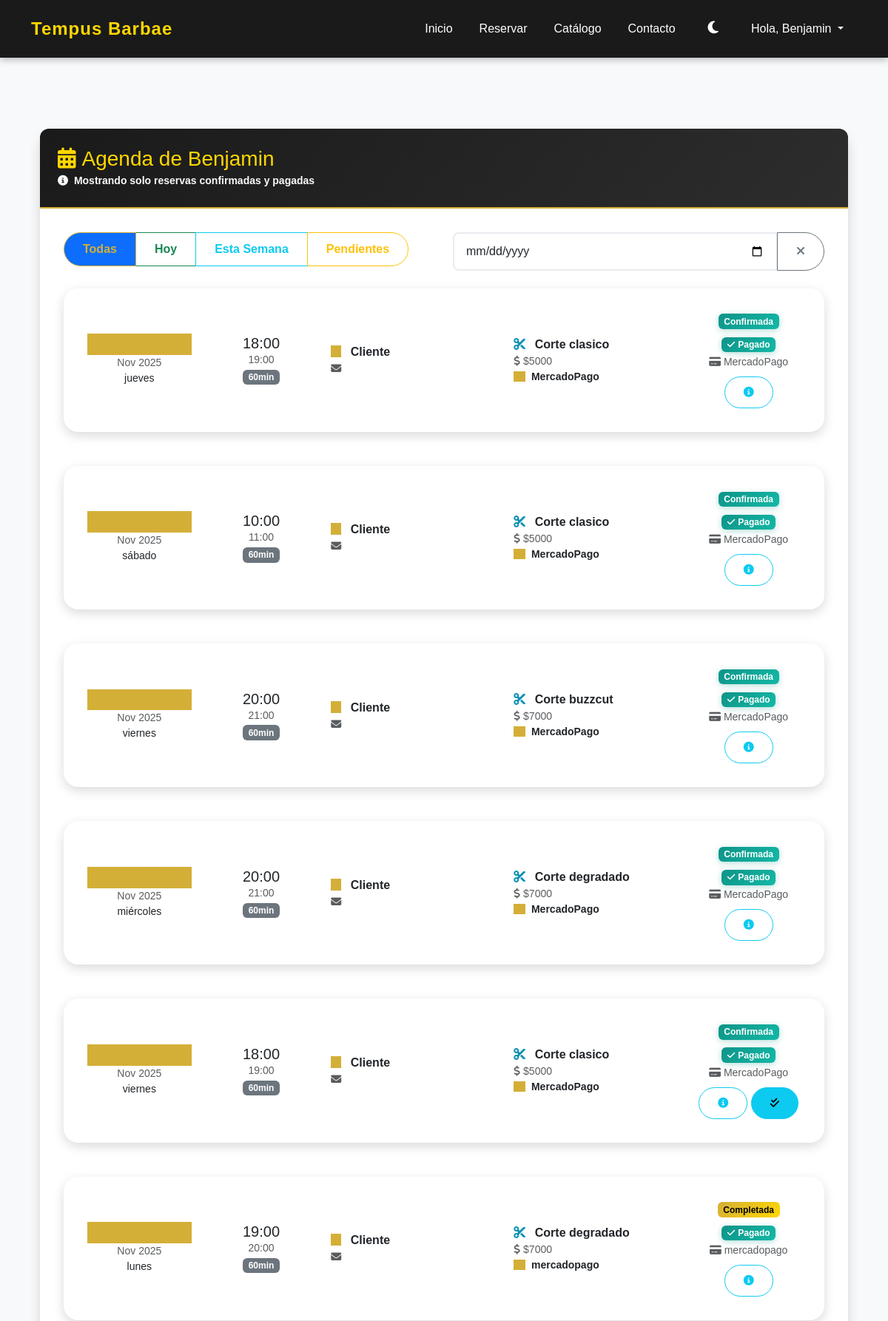
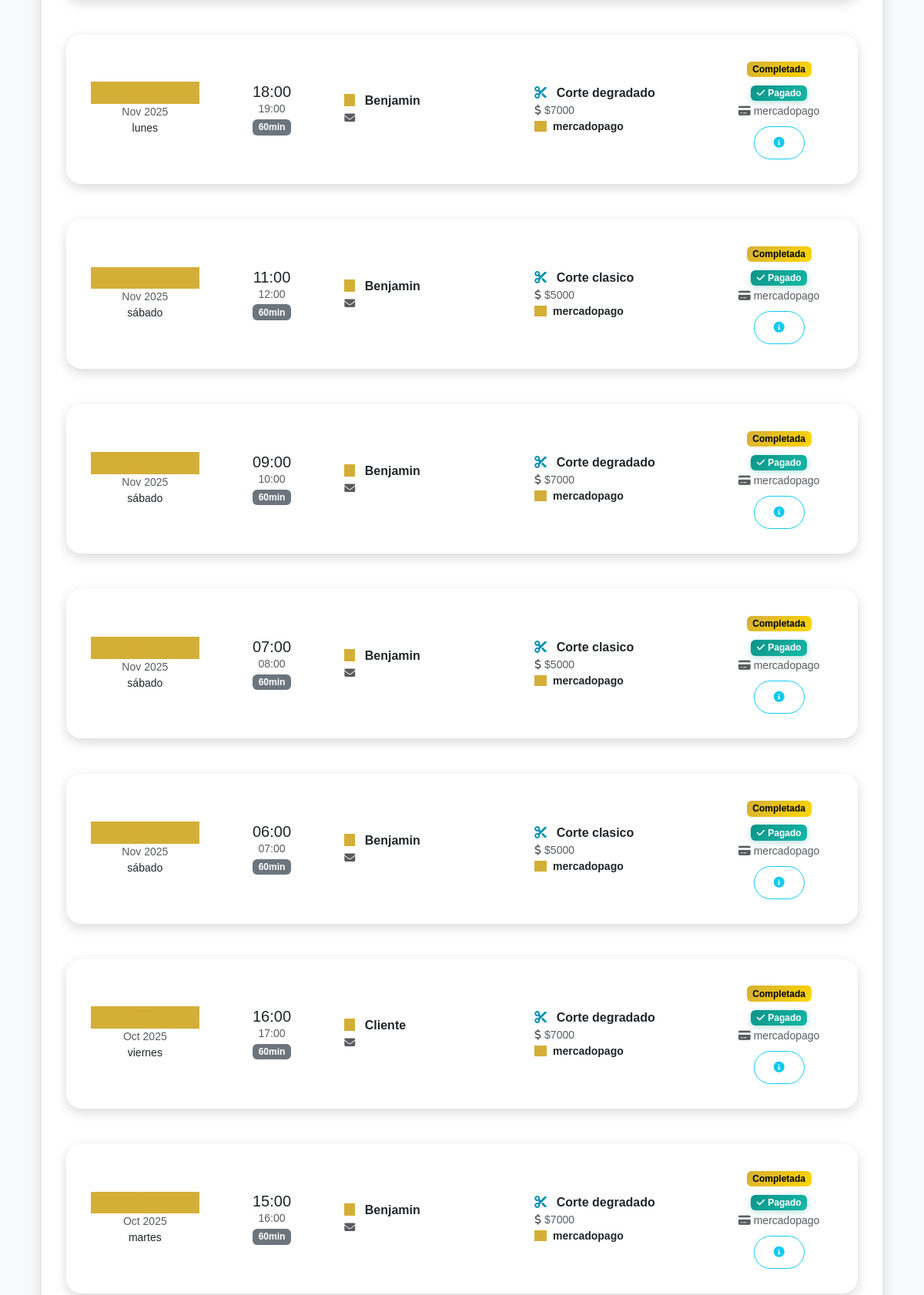
/agenda-barbero/ (signed in, upper part), run on the app's committed database (2 pictures, top to bottom).
### agendabarber/models.py (models this page shows, shortened)
class Barbero(models.Model):
    usuario = models.OneToOneField(User, on_delete=models.CASCADE, null=True, blank=True,
                                   help_text="Usuario asociado a este barbero")
    nombre = models.CharField(max_length=100)
    experiencia = models.PositiveIntegerField(help_text="Años de experiencia")
    foto = models.ImageField(upload_to='barberos/', null=True, blank=True)

class Reserva(models.Model):
    cliente = models.ForeignKey(User, on_delete=models.CASCADE)
    barbero = models.ForeignKey(Barbero, on_delete=models.CASCADE)
    servicio = models.ForeignKey(Servicio, on_delete=models.CASCADE)
    inicio = models.DateTimeField(help_text="Hora de inicio de la reserva")
    fin = models.DateTimeField(null=True, blank=True)
    pagado = models.BooleanField(default=False)  # Changed: Now requires payment confirmation
    payment_method = models.CharField(max_length=50, default='mercadopago',
                                     help_text="Método de pago utilizado")
    estado = models.CharField(max_length=20, choices=ESTADO_CHOICES, default='Pendiente')  # Pendiente hasta que pase la hora
    objects = ReservaManager()  # Manager personalizado

class Servicio(models.Model):
    nombre = models.CharField(max_length=100)
    descripcion = models.TextField(blank=True)
    precio = models.PositiveIntegerField()
    duracion_minutos = models.PositiveIntegerField(
        default=60,
        help_text="Duración del servicio en minutos"
    )
    imagen = models.ImageField(upload_to='servicios/', null=True, blank=True)

### agendabarber/views.py (the view)
# urls.py: path('agenda-barbero/', views.agenda_barbero, name='agenda_barbero'),
def agenda_barbero(request):
    if not request.user.is_authenticated:
        return redirect('login')
    try:
        barbero = Barbero.objects.get(usuario=request.user)
    except Barbero.DoesNotExist:
        messages.error(request, 'No tienes permisos de barbero. Contacta al administrador.')
        return redirect('inicio')
    reservas = Reserva.objects.filter(
        barbero=barbero,
        estado__in=['Confirmada', 'Completada'],  # Solo reservas confirmadas o completadas
        pagado=True  # Solo reservas pagadas
    ).select_related('cliente', 'servicio').order_by('-inicio')
    hoy = date.today()
    reservas_hoy = reservas.filter(inicio__date=hoy).count()
    reservas_pendientes = reservas.filter(estado='Pendiente').count()
    reservas_confirmadas = reservas.filter(estado='Confirmada').count()
    primer_dia_mes = hoy.replace(day=1)
    ingresos_mes = reservas.filter(
        inicio__date__gte=primer_dia_mes,
        estado='Completada',
        pagado=True
    ).aggregate(
        total=models.Sum('servicio__precio')
    )['total'] or 0
    context = {
        'reservas': reservas,
        'barbero': barbero,
        'today': hoy.isoformat(),
        'reservas_hoy': reservas_hoy,
        'reservas_pendientes': reservas_pendientes,
        'reservas_confirmadas': reservas_confirmadas,
        'ingresos_mes': ingresos_mes,
    }
    return render(request, 'agenda_barbero.html', context)

### agendabarber/templates/agenda_barbero.html (shortened to what this page needs)
{% extends "base.html" %}
{% load static %}
{% block content %}
<div class="container my-5">
    <div class="row">
        <div class="col-12">
            <div class="card shadow">
                <div class="card-header bg-dark text-white">
                    <h3 class="mb-0">
                        <i class="fas fa-calendar-alt me-2"></i>Agenda de {{ barbero.nombre }}
                    </h3>
                    <small class="text-light">
                        <i class="fas fa-info-circle me-1"></i>
                        Mostrando solo reservas confirmadas y pagadas
                    </small>
                </div>
                <div class="card-body">
                    {% if reservas %}
                    <div class="row mb-4">
                        <div class="col-md-6">
                            <div class="btn-group" role="group">
                                <button type="button" class="btn btn-outline-primary active"
                                    onclick="filtrarReservas('todas')">
                                    Todas
                                </button>
                                <button type="button" class="btn btn-outline-success" onclick="filtrarReservas('hoy')">
                                    Hoy
                                </button>
                                <button type="button" class="btn btn-outline-info" onclick="filtrarReservas('semana')">
                                    Esta Semana
                                </button>
                                <button type="button" class="btn btn-outline-warning"
                                    onclick="filtrarReservas('pendientes')">
                                    Pendientes
                                </button>
                            </div>
                        </div>
                        <div class="col-md-6 text-end">
                            <div class="input-group">
                                <input type="date" class="form-control" id="filtroFecha" onchange="filtrarPorFecha()">
                                <button class="btn btn-outline-secondary" onclick="limpiarFiltros()">
                                    <i class="fas fa-times"></i>
                                </button>
                            </div>
                        </div>
                    </div>
                    <div class="row" id="listaReservas">
                        {% for reserva in reservas %}
                        <div class="col-12 mb-3 reserva-item" data-fecha="{{ reserva.inicio|date:'Y-m-d' }}"
                            data-estado="{{ reserva.estado }}" data-hoy="{% now 'Y-m-d' %}">
                            <div class="card {% if reserva.inicio|date:'Y-m-d' == today %}border-primary{% endif %}">
                                <div class="card-body">
                                    <div class="row align-items-center">
                                        <div class="col-md-2">
                                            <div class="text-center">
                                                <div class="h4 mb-0 text-primary">{{ reserva.inicio|date:"d" }}</div>
                                                <div class="small text-muted">{{ reserva.inicio|date:"M Y" }}</div>
                                                <div class="small">{{ reserva.inicio|date:"l" }}</div>
                                            </div>
                                        </div>
                                        <div class="col-md-2">
                                            <div class="text-center">
                                                <div class="h5 mb-0">{{ reserva.inicio|date:"H:i" }}</div>
                                                <div class="small text-muted">{{ reserva.fin|date:"H:i" }}</div>
                                                <span class="badge bg-secondary">{{ reserva.servicio.duracion_minutos }}min</span>
                                            </div>
                                        </div>
                                        <div class="col-md-3">
                                            <div>
                                                <i class="fas fa-user text-primary me-2"></i>
                                                <strong>{{ reserva.cliente.get_full_name|default:reserva.cliente.username }}</strong>
                                            </div>
                                            <div class="small text-muted">
                                                <i class="fas fa-envelope me-1"></i>{{ reserva.cliente.email }}
                                            </div>
                                        </div>
                                        <div class="col-md-3">
                                            <div>
                                                <i class="fas fa-scissors text-success me-2"></i>
                                                <strong>{{ reserva.servicio.nombre }}</strong>
                                            </div>
                                            <div class="small text-muted">
                                                <i class="fas fa-dollar-sign me-1"></i>${{ reserva.servicio.precio|floatformat:0 }}
                                            </div>
                                            <div class="small">
                                                <i class="fas fa-credit-card me-1 text-primary"></i>
                                                <strong>{{ reserva.payment_method|default:"MercadoPago" }}</strong>
                                            </div>
                                        </div>
                                        <div class="col-md-2">
                                            <div class="text-center">
                                                <span
                                                    class="badge {% if reserva.estado == 'Confirmada' %}bg-success{% elif reserva.estado == 'Pendiente' %}bg-warning{% elif reserva.estado == 'Cancelada' %}bg-danger{% else %}bg-info{% endif %} mb-2">
                                                    {{ reserva.estado }}
                                                </span>
                                                <br>
                                                {% if reserva.pagado %}
                                                <span class="badge bg-success">
                                                    <i class="fas fa-check me-1"></i>Pagado
                                                </span>
                                                <br>
                                                <small class="text-muted">
                                                    <i class="fas fa-credit-card me-1"></i>{{ reserva.payment_method|default:"MercadoPago" }}
                                                </small>
                                                {% else %}
                                                <span class="badge bg-secondary">
                                                    <i class="fas fa-clock me-1"></i>Pendiente
                                                </span>
                                                {% endif %}
                                                <div class="mt-2">
                                                    <button class="btn btn-outline-info btn-sm"
                                                            onclick="showPaymentDetails('{{ reserva.id }}')"
                                                            title="Ver detalles del pago">
                                                        <i class="fas fa-info-circle"></i>
                                                    </button>
                                                    {% if reserva.estado == 'Pendiente' %}
                                                        <button class="btn btn-success btn-sm" onclick="confirmarReserva('{{ reserva.id }}')">
                                                            <i class="fas fa-check"></i>
                                                        </button>
                                                        <button class="btn btn-danger btn-sm" onclick="cancelarReserva('{{ reserva.id }}')">
                                                            <i class="fas fa-times"></i>
                                                        </button>
                                                    {% elif reserva.estado == 'Confirmada' and reserva.inicio|date:'Y-m-d' <= today %}
                                                        <button class="btn btn-info btn-sm" onclick="completarReserva('{{ reserva.id }}')">
                                                            <i class="fas fa-check-double"></i>
                                                        </button>
                                                    {% endif %}
                                                </div>
                                        </div>
                                    </div>
                                </div>
                            </div>
                        </div>
                    </div>
                    {% endfor %}
                </div>
                {% else %}
                <div class="text-center py-5">
                    <i class="fas fa-calendar-times fa-3x text-muted mb-3"></i>
                    <h4 class="text-muted">No tienes reservas aún</h4>
                    <p class="text-muted">Las reservas de tus clientes aparecerán aquí.</p>
                </div>
                {% endif %}
            </div>
        </div>
    </div>
</div>
</div>
{% endblock %}

### agendabarber/templates/base.html (shortened to what this page needs)
{% load static %}
<!DOCTYPE html>
<html lang="es">
<head>
    <link href="https://cdn.jsdelivr.net/npm/bootstrap@5.3.3/dist/css/bootstrap.min.css" rel="stylesheet">
    <link rel="stylesheet" href="https://cdn.jsdelivr.net/npm/flatpickr/dist/flatpickr.min.css">
    <link rel="stylesheet" href="https://cdn.jsdelivr.net/npm/flatpickr/dist/themes/material_blue.css">
    <link href="https://unpkg.com/aos@2.3.1/dist/aos.css" rel="stylesheet">
    <link rel="stylesheet" href="https://cdnjs.cloudflare.com/ajax/libs/font-awesome/6.4.0/css/all.min.css">
    <link rel="stylesheet" href="{% static 'agendabarber/css/main.css' %}">
</head>
<body class="d-flex flex-column min-vh-100">
    <nav class="navbar navbar-expand-lg navbar-dark">
        <div class="container">
            <a class="navbar-brand" href="{% url 'inicio' %}">Tempus Barbae</a>
            <div class="collapse navbar-collapse" id="navbarNav">
                <ul class="navbar-nav ms-auto">
                    <li class="nav-item"><a class="nav-link" href="{% url 'inicio' %}">Inicio</a></li>
                    <li class="nav-item"><a class="nav-link" href="{% url 'crear_reserva' %}">Reservar</a></li>
                    <li class="nav-item"><a class="nav-link" href="{% url 'catalogo' %}">Catálogo</a></li>
                    <li class="nav-item"><a class="nav-link" href="#">Contacto</a></li>
                    <li class="nav-item">
                        <button class="btn btn-link nav-link" id="darkModeToggle" aria-label="Alternar modo oscuro">
                            <i class="fas fa-moon" id="darkModeIcon"></i>
                        </button>
                    </li>
                    {% if user.is_authenticated %}
                        <li class="nav-item dropdown">
                            <a class="nav-link dropdown-toggle" href="#" id="navbarDropdown" role="button" data-bs-toggle="dropdown" aria-expanded="false">
                                Hola, {{ user.username }}
                            </a>
                        </li>
                    {% endif %}
                </ul>
                </div>
        </div>
    </nav>
    <main class="flex-fill {% if request.resolver_match.url_name == 'catalogo' %}catalog-main{% elif request.resolver_match.url_name == 'crear_reserva' %}reserva-main{% elif request.resolver_match.url_name == 'login' or request.resolver_match.url_name == 'registro' %}auth-main{% else %}container my-4 my-md-5{% endif %}">
        {% block content %}
        {% endblock %}
    </main>
    </body>
</html>

### data on the page
Barbero: nombre "Benjamin"
Reserva: inicio "Nov 2025", inicio "jueves", inicio "18:00", fin "19:00", servicio.duracion_minutos "60", cliente.get_full_name "Cliente", servicio.nombre "Corte clasico", servicio.precio "5000", payment_method "MercadoPago", estado "Confirmada"
Reserva: inicio "Nov 2025", inicio "sábado", inicio "10:00", fin "11:00", servicio.duracion_minutos "60", cliente.get_full_name "Cliente", servicio.nombre "Corte clasico", servicio.precio "5000", payment_method "MercadoPago", estado "Confirmada"
Reserva: inicio "Nov 2025", inicio "viernes", inicio "20:00", fin "21:00", servicio.duracion_minutos "60", cliente.get_full_name "Cliente", servicio.nombre "Corte buzzcut", servicio.precio "7000", payment_method "MercadoPago", estado "Confirmada"
Reserva: inicio "Nov 2025", inicio "miércoles", inicio "20:00", fin "21:00", servicio.duracion_minutos "60", cliente.get_full_name "Cliente", servicio.nombre "Corte degradado", servicio.precio "7000", payment_method "MercadoPago", estado "Confirmada"
Reserva: inicio "Nov 2025", inicio "viernes", inicio "18:00", fin "19:00", servicio.duracion_minutos "60", cliente.get_full_name "Cliente", servicio.nombre "Corte clasico", servicio.precio "5000", payment_method "MercadoPago", estado "Confirmada"
Reserva: inicio "Nov 2025", inicio "lunes", inicio "19:00", fin "20:00", servicio.duracion_minutos "60", cliente.get_full_name "Cliente", servicio.nombre "Corte degradado", servicio.precio "7000", payment_method "mercadopago", estado "Completada"
Reserva: inicio "Nov 2025", inicio "lunes", inicio "18:00", fin "19:00", servicio.duracion_minutos "60", cliente.get_full_name "Benjamin", servicio.nombre "Corte degradado", servicio.precio "7000", payment_method "mercadopago", estado "Completada"
Reserva: inicio "Nov 2025", inicio "sábado", inicio "11:00", fin "12:00", servicio.duracion_minutos "60", cliente.get_full_name "Benjamin", servicio.nombre "Corte clasico", servicio.precio "5000", payment_method "mercadopago", estado "Completada"
Reserva: inicio "Nov 2025", inicio "sábado", inicio "09:00", fin "10:00", servicio.duracion_minutos "60", cliente.get_full_name "Benjamin", servicio.nombre "Corte degradado", servicio.precio "7000", payment_method "mercadopago", estado "Completada"
Reserva: inicio "Nov 2025", inicio "sábado", inicio "07:00", fin "08:00", servicio.duracion_minutos "60", cliente.get_full_name "Benjamin", servicio.nombre "Corte clasico", servicio.precio "5000", payment_method "mercadopago", estado "Completada"
Reserva: inicio "Nov 2025", inicio "sábado", inicio "06:00", fin "07:00", servicio.duracion_minutos "60", cliente.get_full_name "Benjamin", servicio.nombre "Corte clasico", servicio.precio "5000", payment_method "mercadopago", estado "Completada"
Reserva: inicio "Oct 2025", inicio "viernes", inicio "16:00", fin "17:00", servicio.duracion_minutos "60", cliente.get_full_name "Cliente", servicio.nombre "Corte degradado", servicio.precio "7000", payment_method "mercadopago", estado "Completada"
Reserva: inicio "Oct 2025", inicio "martes", inicio "15:00", fin "16:00", servicio.duracion_minutos "60", cliente.get_full_name "Benjamin", servicio.nombre "Corte degradado", servicio.precio "7000", payment_method "mercadopago", estado "Completada"

### other printed values
{{ user.username }} "Benjamin"
